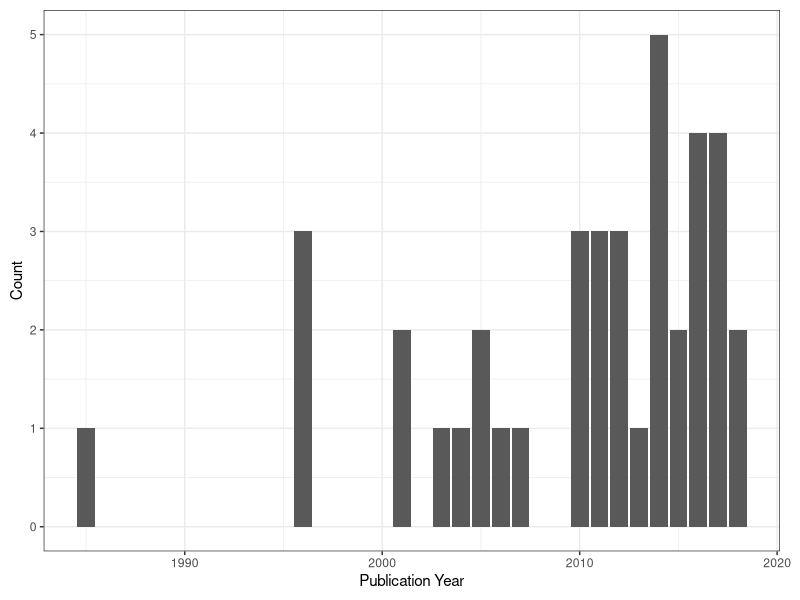

Write R code to recreate this figure.
library(tidyverse)
library(ggplot2)
library(RColorBrewer)

dataset <- read_csv("datasets/geo_area.csv")
as.factor(dataset$year)


#tiff("Figure 1 - study by year.tiff", width = 7.5, height = 4, units = 'in', res = 300)

#par(mar=c(5.1, 2.1, 2.1, 10))

plot <- ggplot(dataset, aes(year)) + geom_bar() + theme_bw() + xlab("Publication Year") + ylab("Count") + theme(plot.margin=unit(c(0.1,0.2,0.1,0.1),"in"))
# Pie Chart from data frame with Appended Sample Sizes
#mytable <- table(dataset_geo$geo_area)
#lbls <- paste(names(mytable), "\n", mytable, sep="")
#pie(mytable, labels = lbls, col = brewer.pal(n = 7, name = "Pastel2"))

ggsave(filename = "Figure 1 - study by year.tiff", plot = plot, width = 7.5, height = 4)

#dev.off()
